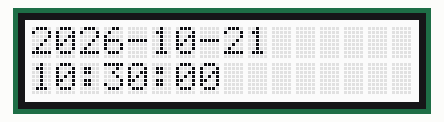
Simulated run of this sketch. Board: Arduino Uno R4 WiFi. Shown: 16×2 character LCD. The local clock reads 2024-03-15 10:24:30 at power-on unless the sketch sets it; what the sketch prints to the serial monitor is not drawn.

Above: at 0.1 s.
At 4.2 s:
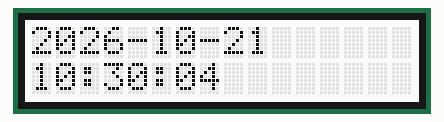
At 9.3 s:
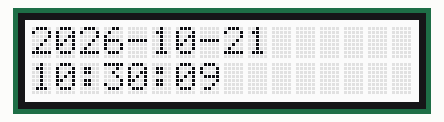
At 19.5 s:
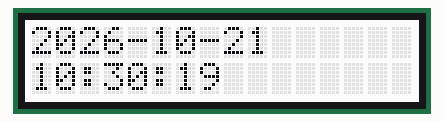
At 28.7 s:
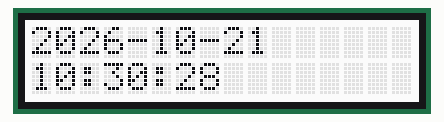
At 38.9 s:
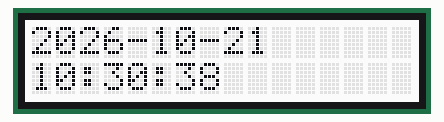

Measured:
- what the display in image 1 shows lasts 1.0 s, from 4.2 s to 5.2 s

The sketch:

test_rtc_r4.ino
```cpp
#include <Wire.h>
#include <rgb_lcd.h>
#include "RTC.h"

rgb_lcd lcd;

void setup() {
  Serial.begin(9600);

  // Initialisation du LCD
  Wire.begin();
  lcd.begin(16, 2);
  lcd.clear();

  // Initialisation du RTC
  if (!RTC.begin()) {
    lcd.print("Erreur RTC");
    while (true) {}
  }

  // Date et heure initiales (pour le test)
  RTCTime startTime(
    21, Month::OCTOBER, 2026,
    10, 30, 0,
    DayOfWeek::WEDNESDAY,
    SaveLight::SAVING_TIME_ACTIVE
  );

  RTC.setTime(startTime);
}

void loop() {
  RTCTime currentTime;

  // Lecture de la date et de l'heure
  if (RTC.getTime(currentTime)) {
    String dateTime = currentTime.toString();

    // Ligne 1 : date
    lcd.setCursor(0, 0);
    lcd.print(dateTime.substring(0, 10));

    // Ligne 2 : heure
    lcd.setCursor(0, 1);
    lcd.print(dateTime.substring(11, 19));

    Serial.println(dateTime);
  }

  delay(1000);
}
```
